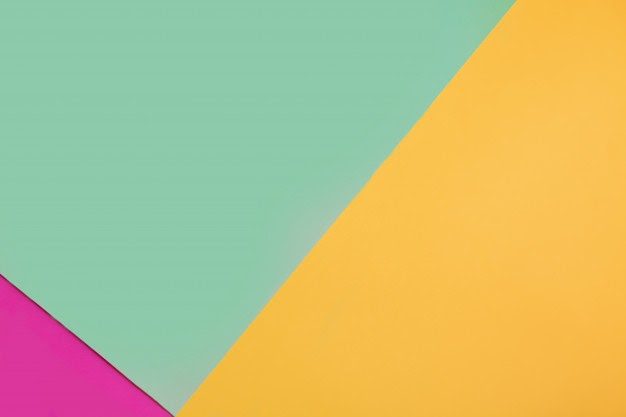
#> input picture 3colo.jpg, 626 x 417 px
$ python 'RIVERAVJt2.6v2 programa.py'
#> lines starting #> are read from the running program, lines starting #| are printed output that depends on the picture; after the words box and inside, x2 and y2 are one past the last pixel; in counts of white or black regions, pixels touching at a corner belong together
#INDICACIONES
#Debe tener la imagen de las figuras llamada 3colo.jpg
#   guardada en la carpeta predeterminada de python


#Histograma
from __future__ import division
import cv2
import numpy as np
from matplotlib import pyplot as plt


img = cv2.imread('3colo.jpg', cv2.IMREAD_GRAYSCALE)
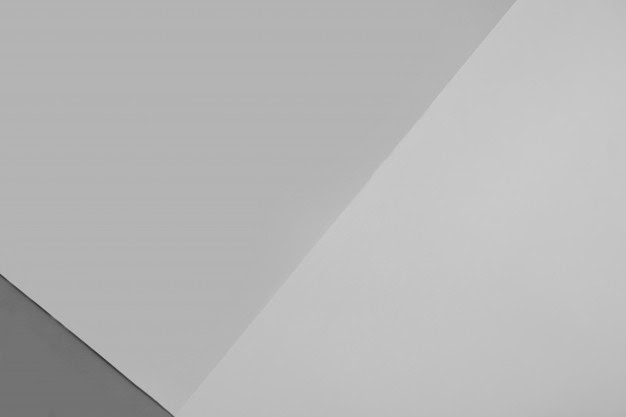
#> img: shape (417, 626); min 50, max 203, mean 183.2

ret,thresh4 = cv2.threshold(img,140,255,cv2.THRESH_TOZERO)
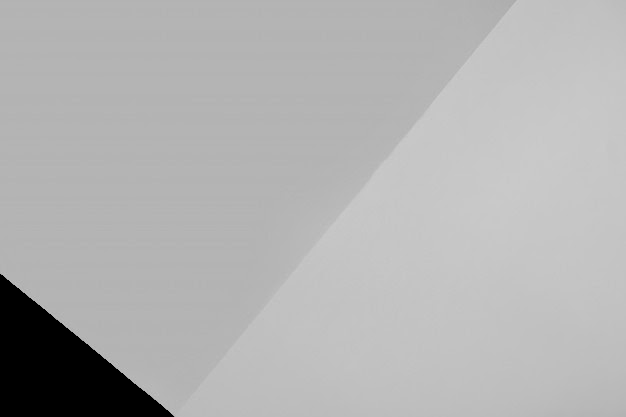
#> thresh4: shape (417, 626); min 0, max 203, mean 177.8
#Bajo un valor umbral muestra los grises originales
#y lo demas a 0
ret,thresh5 = cv2.threshold(thresh4,185,255,cv2.THRESH_TOZERO_INV)
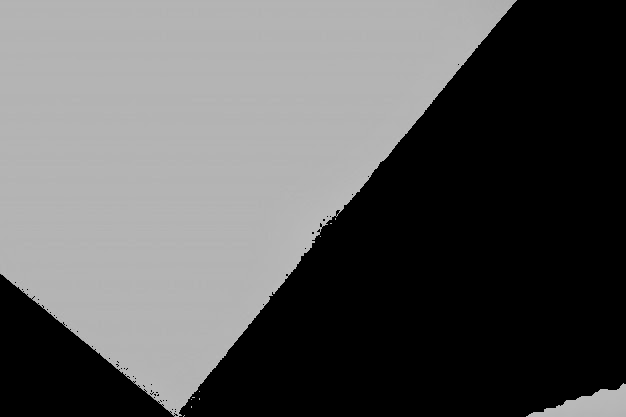
#> thresh5: shape (417, 626); min 0, max 185, mean 91.4
#Valor umbral y tonalidad maxima
ret,thresh2 = cv2.threshold(thresh5,100,255,cv2.THRESH_BINARY_INV)
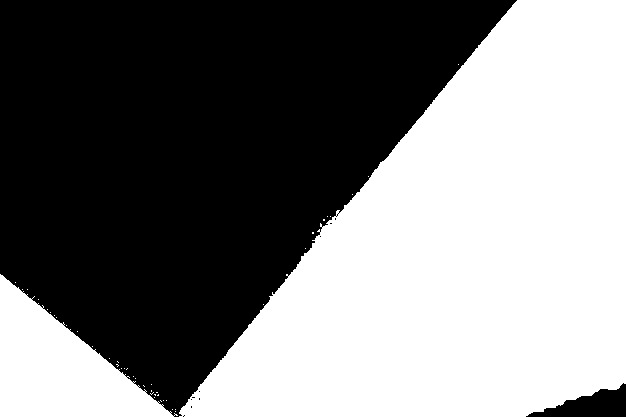
#> thresh2: shape (417, 626); 49.2% white; 44 white regions (42 under 20 px)

 #guardar y leer imagen
cv2.imwrite('umbralizada.jpg',thresh2)
img2 = cv2.imread('umbralizada.jpg')
#> img2: shape (417, 626, 3); min 0, max 255, mean 125.4

#negro y mas negro
lower = (160,0,16)
upper = (160,0,0)

#bgr a hsv
frameHSV = cv2.cvtColor(img2,cv2.COLOR_BGR2HSV)
#> frameHSV: shape (417, 626, 3); mean H, S, V 0, 0, 125.4
#mask = cv2.inRange(frameHSV,azulClaro,azulOscuro)

# threshold on black in hsv
thresh = cv2.inRange(frameHSV, lower, upper)
#> thresh: shape (417, 626); every value is 0
result = np.zeros_like(thresh)

contornos,_=cv2.findContours(thresh5,cv2.RETR_EXTERNAL,cv2.CHAIN_APPROX_SIMPLE)
#> contornos = 11 contours, 9 with area under 20; largest, box (x1, y1, x2, y2) and area: (0, 0, 517, 417) 130292, (526, 383, 626, 417) 1628
#retr_external: solo se queda con los contornos externos

#chain approx simple encierra al contorno en cuantro puntos
#variable contornos es vectorial
for c in contornos:
    area =  cv2.contourArea(c)
    if area > 4000:              #contourldx (0,-1), color, line tipe
        cv2.drawContours(result, [c], -1, 255, cv2.FILLED)
        area_total=area
#> this loop made 11 passes
#> (area, area_total) on pass 11: (130292.5, 130292.5)
#> area on pass 7: 1627.5
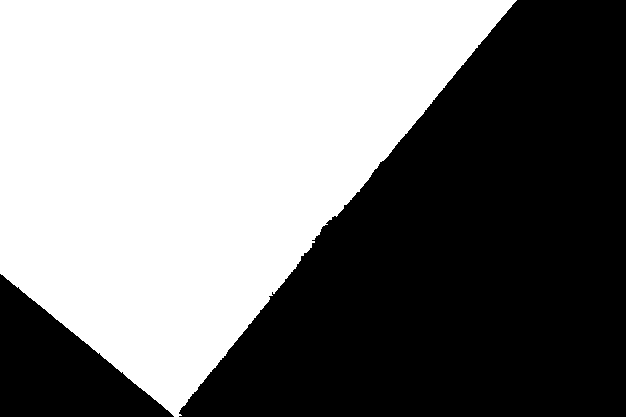
#> result: shape (417, 626); 50.2% white; 2 black regions, box (x1, y1, x2, y2) and area: (179, 0, 626, 417) 117386, (0, 274, 174, 417) 12635

cv2.imwrite('limpia.jpg',result)
not_noise = cv2.imread('limpia.jpg',0)
#> not_noise: shape (417, 626); min 0, max 255, mean 128
cv2.imshow('Sin ruido', not_noise)

area_total=0
for renglon in range(417):
    for columna in range(626):
        if not_noise[renglon,columna]==255:
            area_total+=1

print()
print(f'Total proximado de pixeles verdes: {area_total}')


hist = cv2.calcHist([img],[0],None,[256],[0,255])
#> hist = 256 values, max 71333 at index 180, min 0 at index 0, mean 1019.7
#                    frame,canales,mask,size,range
plt.plot(hist,color='gray')
plt.xlabel('valor del gris')
plt.ylabel('cantidad de pixeles')

plt.show()
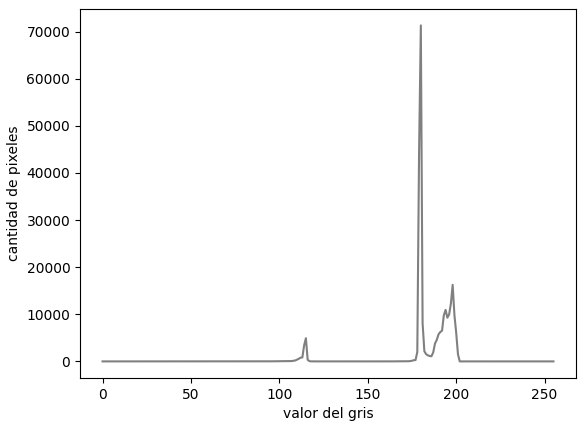
#> figure drawn by matplotlib, 1 panel; curve peaks at x = 180, y = 71333

cv2.waitKey(0)
cv2.destroyAllWindows()
